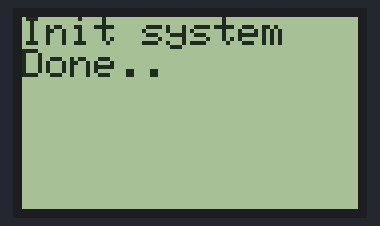
Bench run of a sketch on a simulated Arduino Uno, built with avr-gcc and run on an emulated ATmega328P. Shown: 84×48 one-colour display. What the sketch prints to the serial monitor is not drawn.

Above: at 0.1 s.
At 2.1 s:
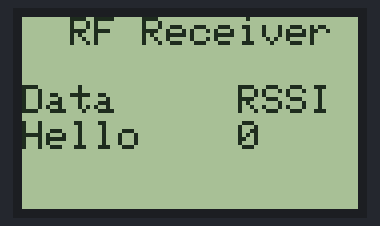
At 6.1 s:
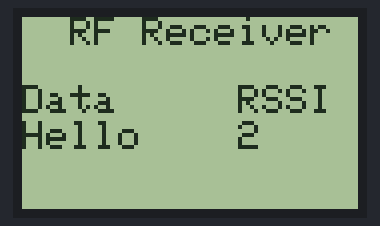
At 10.2 s:
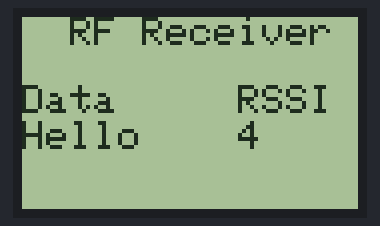
At 20.3 s:
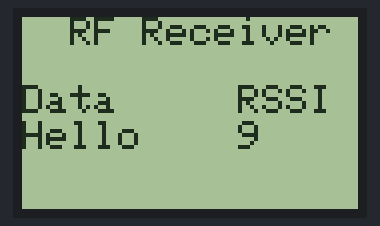
At 38.4 s:
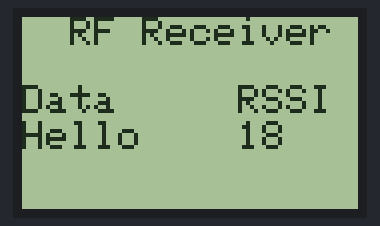

The sketch:

adf_test.ino
```cpp
#include <SPI.h>
#include <Adafruit_GFX.h>
#include <Adafruit_PCD8544.h>

#define RST -1
#define CE 21
#define DC 4
#define DIN 16
#define CLK 17
#define LCD_BL 2

Adafruit_PCD8544 display = Adafruit_PCD8544(CLK, DIN, DC, CE, RST);


void setup() {

  pinMode(LCD_BL, OUTPUT);
  digitalWrite(LCD_BL, HIGH);
  Serial.begin(115200);
  Serial.println("PCD test");
  display.begin();

  display.setContrast(60);

  display.clearDisplay();
  display.setRotation(0);
  display.setTextSize(1);
  display.setTextColor(BLACK);
  display.setCursor(0, 0);
  display.println("Init system");
  display.setTextSize(1);
  display.println("Done..");
  display.display();
  delay(2000);
}
int i = 0;

void loop() {
  display.clearDisplay();
  // display.setRotation(0);
  // display.setTextSize(1);
  // display.setTextColor(BLACK);
  display.setCursor(12, 0);
  display.printf("RF Receiver");
  display.setCursor(0, 17);
  display.print("Data     RSSI");
  display.setCursor(0, 26);
  display.printf("Hello");
  display.setCursor(54, 26);
  display.printf("%d\n", i);

  display.display();
  delay(2000);
  i++;
}
```

Measured:
- what the display in image 1 shows lasts 2.0 s, from 2.1 s to 4.1 s
